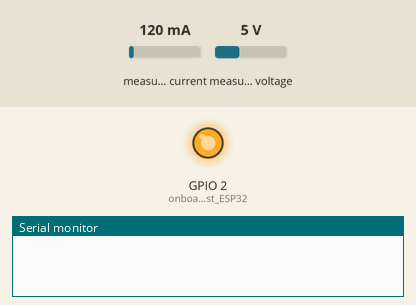
This sketch was run on a simulated ESP32. On the bench: output pins drawn as LEDs (lit = HIGH), the last lines printed to the serial monitor. The test bench sets the inputs (shaded band); at power-on: measured current 120 mA, measured voltage 5 V.

Above: at 5.1 s.
At 15.3 s:
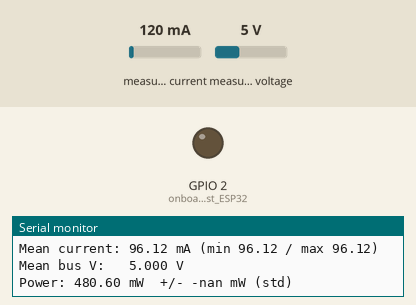
Timing chart, 0 to 16.8 s (numbered marks = the images above):
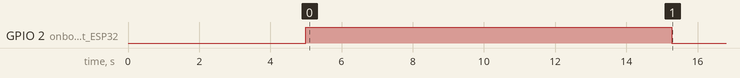

The sketch:

baseline_idel.ino
```cpp
#include <Wire.h>
#include <WiFi.h>
#include <Adafruit_INA219.h>

Adafruit_INA219 ina219;

// ---- protocol ----
const uint32_t CPU_MHZ     = 80;   // change per run: 240 / 160 / 80
const uint32_t SETTLE_MS   = 5000;
const uint32_t SAMPLE_MS   = 100;   // 10 Hz
const uint32_t N_SAMPLES   = 100;   // 60 s
const float CAL_K = 0.801;
// ------------------

double sumP = 0, sumP2 = 0, sumI = 0, sumV = 0;
double minI = 1e9, maxI = -1e9;
uint32_t n = 0;
bool done = false;

void setup() {
  setCpuFrequencyMhz(CPU_MHZ);
  WiFi.mode(WIFI_OFF);
  btStop();

  Wire.begin(21, 22);
  ina219.begin();

  pinMode(2, OUTPUT);          // onboard LED on most ESP32 dev boards
  delay(SETTLE_MS);

  digitalWrite(2, HIGH);       // LED on = measuring
  while (n < N_SAMPLES) {
    float mV_bus = ina219.getBusVoltage_V() * 1000.0;
    float mA     = ina219.getCurrent_mA() * CAL_K;
    float mW     = (mV_bus / 1000.0) * mA;

    sumI += mA;  sumV += mV_bus;
    sumP += mW;  sumP2 += (double)mW * mW;
    if (mA < minI) minI = mA;
    if (mA > maxI) maxI = mA;
    n++;
    delay(SAMPLE_MS);
  }
  digitalWrite(2, LOW);        // LED off = done, safe to replug
  done = true;

  Serial.begin(115200);
}

void loop() {
  if (!done) return;
  double meanP = sumP / n;
  double stdP  = sqrt(sumP2 / n - meanP * meanP);
  Serial.printf("CPU: %u MHz  n=%u\n", CPU_MHZ, n);
  Serial.printf("Mean current: %.2f mA (min %.2f / max %.2f)\n", sumI / n, minI, maxI);
  Serial.printf("Mean bus V:   %.3f V\n", sumV / n / 1000.0);
  Serial.printf("Power: %.2f mW  +/- %.2f mW (std)\n", meanP, stdP);
  delay(2000);
}
```
